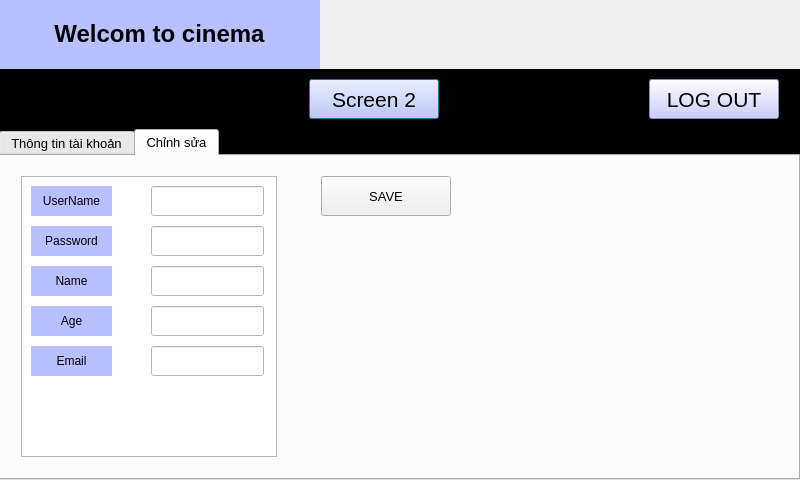
<?xml version="1.0" encoding="UTF-8"?>
<ui version="4.0">
 <class>info</class>
 <widget class="QDialog" name="info">
  <property name="geometry">
   <rect>
    <x>0</x>
    <y>0</y>
    <width>800</width>
    <height>480</height>
   </rect>
  </property>
  <property name="windowTitle">
   <string>Dialog</string>
  </property>
  <widget class="QStackedWidget" name="stackedWidget">
   <property name="geometry">
    <rect>
     <x>-1</x>
     <y>-1</y>
     <width>801</width>
     <height>481</height>
    </rect>
   </property>
   <property name="styleSheet">
    <string notr="true"/>
   </property>
   <property name="currentIndex">
    <number>0</number>
   </property>
   <widget class="QWidget" name="page">
    <widget class="QPushButton" name="pushButton_2">
     <property name="geometry">
      <rect>
       <x>310</x>
       <y>80</y>
       <width>130</width>
       <height>40</height>
      </rect>
     </property>
     <property name="font">
      <font>
       <pointsize>16</pointsize>
      </font>
     </property>
     <property name="styleSheet">
      <string notr="true">background: rgb(185, 192, 255);
color: black;</string>
     </property>
     <property name="text">
      <string>Screen 2</string>
     </property>
    </widget>
    <widget class="QLabel" name="label">
     <property name="geometry">
      <rect>
       <x>0</x>
       <y>0</y>
       <width>321</width>
       <height>70</height>
      </rect>
     </property>
     <property name="palette">
      <palette>
       <active>
        <colorrole role="WindowText">
         <brush brushstyle="SolidPattern">
          <color alpha="255">
           <red>0</red>
           <green>0</green>
           <blue>0</blue>
          </color>
         </brush>
        </colorrole>
        <colorrole role="Button">
         <brush brushstyle="SolidPattern">
          <color alpha="255">
           <red>185</red>
           <green>192</green>
           <blue>255</blue>
          </color>
         </brush>
        </colorrole>
        <colorrole role="Light">
         <brush brushstyle="SolidPattern">
          <color alpha="255">
           <red>0</red>
           <green>0</green>
           <blue>0</blue>
          </color>
         </brush>
        </colorrole>
        <colorrole role="Midlight">
         <brush brushstyle="SolidPattern">
          <color alpha="255">
           <red>0</red>
           <green>0</green>
           <blue>0</blue>
          </color>
         </brush>
        </colorrole>
        <colorrole role="Dark">
         <brush brushstyle="SolidPattern">
          <color alpha="255">
           <red>0</red>
           <green>0</green>
           <blue>0</blue>
          </color>
         </brush>
        </colorrole>
        <colorrole role="Mid">
         <brush brushstyle="SolidPattern">
          <color alpha="255">
           <red>0</red>
           <green>0</green>
           <blue>0</blue>
          </color>
         </brush>
        </colorrole>
        <colorrole role="Text">
         <brush brushstyle="SolidPattern">
          <color alpha="255">
           <red>0</red>
           <green>0</green>
           <blue>0</blue>
          </color>
         </brush>
        </colorrole>
        <colorrole role="BrightText">
         <brush brushstyle="SolidPattern">
          <color alpha="255">
           <red>255</red>
           <green>255</green>
           <blue>255</blue>
          </color>
         </brush>
        </colorrole>
        <colorrole role="ButtonText">
         <brush brushstyle="SolidPattern">
          <color alpha="255">
           <red>0</red>
           <green>0</green>
           <blue>0</blue>
          </color>
         </brush>
        </colorrole>
        <colorrole role="Base">
         <brush brushstyle="SolidPattern">
          <color alpha="255">
           <red>185</red>
           <green>192</green>
           <blue>255</blue>
          </color>
         </brush>
        </colorrole>
        <colorrole role="Window">
         <brush brushstyle="SolidPattern">
          <color alpha="255">
           <red>185</red>
           <green>192</green>
           <blue>255</blue>
          </color>
         </brush>
        </colorrole>
        <colorrole role="Shadow">
         <brush brushstyle="SolidPattern">
          <color alpha="255">
           <red>0</red>
           <green>0</green>
           <blue>0</blue>
          </color>
         </brush>
        </colorrole>
        <colorrole role="AlternateBase">
         <brush brushstyle="SolidPattern">
          <color alpha="255">
           <red>0</red>
           <green>0</green>
           <blue>0</blue>
          </color>
         </brush>
        </colorrole>
        <colorrole role="ToolTipBase">
         <brush brushstyle="SolidPattern">
          <color alpha="255">
           <red>255</red>
           <green>255</green>
           <blue>220</blue>
          </color>
         </brush>
        </colorrole>
        <colorrole role="ToolTipText">
         <brush brushstyle="SolidPattern">
          <color alpha="255">
           <red>0</red>
           <green>0</green>
           <blue>0</blue>
          </color>
         </brush>
        </colorrole>
        <colorrole role="PlaceholderText">
         <brush brushstyle="SolidPattern">
          <color alpha="128">
           <red>255</red>
           <green>255</green>
           <blue>255</blue>
          </color>
         </brush>
        </colorrole>
       </active>
       <inactive>
        <colorrole role="WindowText">
         <brush brushstyle="SolidPattern">
          <color alpha="255">
           <red>0</red>
           <green>0</green>
           <blue>0</blue>
          </color>
         </brush>
        </colorrole>
        <colorrole role="Button">
         <brush brushstyle="SolidPattern">
          <color alpha="255">
           <red>185</red>
           <green>192</green>
           <blue>255</blue>
          </color>
         </brush>
        </colorrole>
        <colorrole role="Light">
         <brush brushstyle="SolidPattern">
          <color alpha="255">
           <red>0</red>
           <green>0</green>
           <blue>0</blue>
          </color>
         </brush>
        </colorrole>
        <colorrole role="Midlight">
         <brush brushstyle="SolidPattern">
          <color alpha="255">
           <red>0</red>
           <green>0</green>
           <blue>0</blue>
          </color>
         </brush>
        </colorrole>
        <colorrole role="Dark">
         <brush brushstyle="SolidPattern">
          <color alpha="255">
           <red>0</red>
           <green>0</green>
           <blue>0</blue>
          </color>
         </brush>
        </colorrole>
        <colorrole role="Mid">
         <brush brushstyle="SolidPattern">
          <color alpha="255">
           <red>0</red>
           <green>0</green>
           <blue>0</blue>
          </color>
         </brush>
        </colorrole>
        <colorrole role="Text">
         <brush brushstyle="SolidPattern">
          <color alpha="255">
           <red>0</red>
           <green>0</green>
           <blue>0</blue>
          </color>
         </brush>
        </colorrole>
        <colorrole role="BrightText">
         <brush brushstyle="SolidPattern">
          <color alpha="255">
           <red>255</red>
           <green>255</green>
           <blue>255</blue>
          </color>
         </brush>
        </colorrole>
        <colorrole role="ButtonText">
         <brush brushstyle="SolidPattern">
          <color alpha="255">
           <red>0</red>
           <green>0</green>
           <blue>0</blue>
          </color>
         </brush>
        </colorrole>
        <colorrole role="Base">
         <brush brushstyle="SolidPattern">
          <color alpha="255">
           <red>185</red>
           <green>192</green>
           <blue>255</blue>
          </color>
         </brush>
        </colorrole>
        <colorrole role="Window">
         <brush brushstyle="SolidPattern">
          <color alpha="255">
           <red>185</red>
           <green>192</green>
           <blue>255</blue>
          </color>
         </brush>
        </colorrole>
        <colorrole role="Shadow">
         <brush brushstyle="SolidPattern">
          <color alpha="255">
           <red>0</red>
           <green>0</green>
           <blue>0</blue>
          </color>
         </brush>
        </colorrole>
        <colorrole role="AlternateBase">
         <brush brushstyle="SolidPattern">
          <color alpha="255">
           <red>0</red>
           <green>0</green>
           <blue>0</blue>
          </color>
         </brush>
        </colorrole>
        <colorrole role="ToolTipBase">
         <brush brushstyle="SolidPattern">
          <color alpha="255">
           <red>255</red>
           <green>255</green>
           <blue>220</blue>
          </color>
         </brush>
        </colorrole>
        <colorrole role="ToolTipText">
         <brush brushstyle="SolidPattern">
          <color alpha="255">
           <red>0</red>
           <green>0</green>
           <blue>0</blue>
          </color>
         </brush>
        </colorrole>
        <colorrole role="PlaceholderText">
         <brush brushstyle="SolidPattern">
          <color alpha="128">
           <red>255</red>
           <green>255</green>
           <blue>255</blue>
          </color>
         </brush>
        </colorrole>
       </inactive>
       <disabled>
        <colorrole role="WindowText">
         <brush brushstyle="SolidPattern">
          <color alpha="255">
           <red>0</red>
           <green>0</green>
           <blue>0</blue>
          </color>
         </brush>
        </colorrole>
        <colorrole role="Button">
         <brush brushstyle="SolidPattern">
          <color alpha="255">
           <red>185</red>
           <green>192</green>
           <blue>255</blue>
          </color>
         </brush>
        </colorrole>
        <colorrole role="Light">
         <brush brushstyle="SolidPattern">
          <color alpha="255">
           <red>0</red>
           <green>0</green>
           <blue>0</blue>
          </color>
         </brush>
        </colorrole>
        <colorrole role="Midlight">
         <brush brushstyle="SolidPattern">
          <color alpha="255">
           <red>0</red>
           <green>0</green>
           <blue>0</blue>
          </color>
         </brush>
        </colorrole>
        <colorrole role="Dark">
         <brush brushstyle="SolidPattern">
          <color alpha="255">
           <red>0</red>
           <green>0</green>
           <blue>0</blue>
          </color>
         </brush>
        </colorrole>
        <colorrole role="Mid">
         <brush brushstyle="SolidPattern">
          <color alpha="255">
           <red>0</red>
           <green>0</green>
           <blue>0</blue>
          </color>
         </brush>
        </colorrole>
        <colorrole role="Text">
         <brush brushstyle="SolidPattern">
          <color alpha="255">
           <red>0</red>
           <green>0</green>
           <blue>0</blue>
          </color>
         </brush>
        </colorrole>
        <colorrole role="BrightText">
         <brush brushstyle="SolidPattern">
          <color alpha="255">
           <red>255</red>
           <green>255</green>
           <blue>255</blue>
          </color>
         </brush>
        </colorrole>
        <colorrole role="ButtonText">
         <brush brushstyle="SolidPattern">
          <color alpha="255">
           <red>0</red>
           <green>0</green>
           <blue>0</blue>
          </color>
         </brush>
        </colorrole>
        <colorrole role="Base">
         <brush brushstyle="SolidPattern">
          <color alpha="255">
           <red>185</red>
           <green>192</green>
           <blue>255</blue>
          </color>
         </brush>
        </colorrole>
        <colorrole role="Window">
         <brush brushstyle="SolidPattern">
          <color alpha="255">
           <red>185</red>
           <green>192</green>
           <blue>255</blue>
          </color>
         </brush>
        </colorrole>
        <colorrole role="Shadow">
         <brush brushstyle="SolidPattern">
          <color alpha="255">
           <red>0</red>
           <green>0</green>
           <blue>0</blue>
          </color>
         </brush>
        </colorrole>
        <colorrole role="AlternateBase">
         <brush brushstyle="SolidPattern">
          <color alpha="255">
           <red>0</red>
           <green>0</green>
           <blue>0</blue>
          </color>
         </brush>
        </colorrole>
        <colorrole role="ToolTipBase">
         <brush brushstyle="SolidPattern">
          <color alpha="255">
           <red>255</red>
           <green>255</green>
           <blue>220</blue>
          </color>
         </brush>
        </colorrole>
        <colorrole role="ToolTipText">
         <brush brushstyle="SolidPattern">
          <color alpha="255">
           <red>0</red>
           <green>0</green>
           <blue>0</blue>
          </color>
         </brush>
        </colorrole>
        <colorrole role="PlaceholderText">
         <brush brushstyle="SolidPattern">
          <color alpha="128">
           <red>255</red>
           <green>255</green>
           <blue>255</blue>
          </color>
         </brush>
        </colorrole>
       </disabled>
      </palette>
     </property>
     <property name="font">
      <font>
       <pointsize>18</pointsize>
       <weight>75</weight>
       <bold>true</bold>
      </font>
     </property>
     <property name="autoFillBackground">
      <bool>false</bool>
     </property>
     <property name="styleSheet">
      <string notr="true">background: rgb(185, 192, 255);
color:black;

</string>
     </property>
     <property name="text">
      <string>Welcom to cinema</string>
     </property>
     <property name="alignment">
      <set>Qt::AlignCenter</set>
     </property>
    </widget>
    <widget class="QPushButton" name="btn_home">
     <property name="geometry">
      <rect>
       <x>650</x>
       <y>80</y>
       <width>130</width>
       <height>40</height>
      </rect>
     </property>
     <property name="font">
      <font>
       <pointsize>16</pointsize>
      </font>
     </property>
     <property name="styleSheet">
      <string notr="true">background: rgb(185, 192, 255);
color:black;</string>
     </property>
     <property name="text">
      <string>LOG OUT</string>
     </property>
     <property name="autoDefault">
      <bool>true</bool>
     </property>
     <property name="default">
      <bool>false</bool>
     </property>
    </widget>
    <widget class="QLabel" name="label_4">
     <property name="geometry">
      <rect>
       <x>0</x>
       <y>70</y>
       <width>801</width>
       <height>91</height>
      </rect>
     </property>
     <property name="styleSheet">
      <string notr="true">background:black;</string>
     </property>
     <property name="text">
      <string/>
     </property>
    </widget>
    <widget class="QLabel" name="lbl_bgd">
     <property name="geometry">
      <rect>
       <x>0</x>
       <y>0</y>
       <width>936</width>
       <height>481</height>
      </rect>
     </property>
     <property name="text">
      <string/>
     </property>
    </widget>
    <widget class="QTabWidget" name="tabWidget">
     <property name="geometry">
      <rect>
       <x>0</x>
       <y>130</y>
       <width>801</width>
       <height>351</height>
      </rect>
     </property>
     <property name="font">
      <font>
       <pointsize>10</pointsize>
      </font>
     </property>
     <property name="currentIndex">
      <number>1</number>
     </property>
     <widget class="QWidget" name="tab">
      <attribute name="title">
       <string>Thông tin tài khoản</string>
      </attribute>
      <widget class="QLabel" name="background_2">
       <property name="geometry">
        <rect>
         <x>0</x>
         <y>0</y>
         <width>791</width>
         <height>351</height>
        </rect>
       </property>
       <property name="text">
        <string/>
       </property>
      </widget>
     </widget>
     <widget class="QWidget" name="tab_2">
      <attribute name="title">
       <string>Chỉnh sửa</string>
      </attribute>
      <widget class="QLabel" name="background">
       <property name="geometry">
        <rect>
         <x>0</x>
         <y>0</y>
         <width>791</width>
         <height>351</height>
        </rect>
       </property>
       <property name="text">
        <string/>
       </property>
      </widget>
      <widget class="QPushButton" name="btn_save">
       <property name="geometry">
        <rect>
         <x>320</x>
         <y>20</y>
         <width>130</width>
         <height>40</height>
        </rect>
       </property>
       <property name="text">
        <string>SAVE</string>
       </property>
      </widget>
      <widget class="QLineEdit" name="txt_name">
       <property name="geometry">
        <rect>
         <x>150</x>
         <y>110</y>
         <width>113</width>
         <height>30</height>
        </rect>
       </property>
       <property name="styleSheet">
        <string notr="true">background:white;
color:black;</string>
       </property>
      </widget>
      <widget class="QLineEdit" name="txt_age">
       <property name="geometry">
        <rect>
         <x>150</x>
         <y>150</y>
         <width>113</width>
         <height>30</height>
        </rect>
       </property>
       <property name="styleSheet">
        <string notr="true">
background:white;
color:black;
</string>
       </property>
       <property name="echoMode">
        <enum>QLineEdit::Normal</enum>
       </property>
      </widget>
      <widget class="QLabel" name="lbl_age">
       <property name="geometry">
        <rect>
         <x>30</x>
         <y>150</y>
         <width>81</width>
         <height>30</height>
        </rect>
       </property>
       <property name="styleSheet">
        <string notr="true">background: rgb(185, 192, 255);
color:black;</string>
       </property>
       <property name="text">
        <string>Age</string>
       </property>
       <property name="alignment">
        <set>Qt::AlignCenter</set>
       </property>
      </widget>
      <widget class="QLabel" name="lbl_pass">
       <property name="geometry">
        <rect>
         <x>30</x>
         <y>70</y>
         <width>81</width>
         <height>30</height>
        </rect>
       </property>
       <property name="styleSheet">
        <string notr="true">background: rgb(185, 192, 255);
color:black;</string>
       </property>
       <property name="text">
        <string>Password</string>
       </property>
       <property name="alignment">
        <set>Qt::AlignCenter</set>
       </property>
      </widget>
      <widget class="QLabel" name="lbl_email">
       <property name="geometry">
        <rect>
         <x>30</x>
         <y>190</y>
         <width>81</width>
         <height>30</height>
        </rect>
       </property>
       <property name="styleSheet">
        <string notr="true">background: rgb(185, 192, 255);
color:black;</string>
       </property>
       <property name="text">
        <string>Email</string>
       </property>
       <property name="alignment">
        <set>Qt::AlignCenter</set>
       </property>
      </widget>
      <widget class="QLabel" name="lbl_username">
       <property name="geometry">
        <rect>
         <x>30</x>
         <y>30</y>
         <width>81</width>
         <height>30</height>
        </rect>
       </property>
       <property name="styleSheet">
        <string notr="true">background: rgb(185, 192, 255);
color:black;</string>
       </property>
       <property name="text">
        <string>UserName</string>
       </property>
       <property name="alignment">
        <set>Qt::AlignCenter</set>
       </property>
      </widget>
      <widget class="QLineEdit" name="txt_pass">
       <property name="geometry">
        <rect>
         <x>150</x>
         <y>70</y>
         <width>113</width>
         <height>30</height>
        </rect>
       </property>
       <property name="styleSheet">
        <string notr="true">
background:white;
color:black;
</string>
       </property>
       <property name="echoMode">
        <enum>QLineEdit::Normal</enum>
       </property>
      </widget>
      <widget class="QLineEdit" name="txt_email">
       <property name="geometry">
        <rect>
         <x>150</x>
         <y>190</y>
         <width>113</width>
         <height>30</height>
        </rect>
       </property>
       <property name="styleSheet">
        <string notr="true">
background:white;
color:black;
</string>
       </property>
       <property name="echoMode">
        <enum>QLineEdit::Normal</enum>
       </property>
      </widget>
      <widget class="QLabel" name="lbl_name">
       <property name="geometry">
        <rect>
         <x>30</x>
         <y>110</y>
         <width>81</width>
         <height>30</height>
        </rect>
       </property>
       <property name="autoFillBackground">
        <bool>false</bool>
       </property>
       <property name="styleSheet">
        <string notr="true">background: rgb(185, 192, 255);
color:black;</string>
       </property>
       <property name="text">
        <string>Name</string>
       </property>
       <property name="alignment">
        <set>Qt::AlignCenter</set>
       </property>
      </widget>
      <widget class="QLineEdit" name="txt_username">
       <property name="geometry">
        <rect>
         <x>150</x>
         <y>30</y>
         <width>113</width>
         <height>30</height>
        </rect>
       </property>
       <property name="styleSheet">
        <string notr="true">
background:white;
color:black;
</string>
       </property>
       <property name="echoMode">
        <enum>QLineEdit::Normal</enum>
       </property>
      </widget>
      <widget class="QListView" name="listView">
       <property name="geometry">
        <rect>
         <x>20</x>
         <y>20</y>
         <width>256</width>
         <height>281</height>
        </rect>
       </property>
      </widget>
      <zorder>background</zorder>
      <zorder>btn_save</zorder>
      <zorder>listView</zorder>
      <zorder>txt_username</zorder>
      <zorder>txt_pass</zorder>
      <zorder>lbl_name</zorder>
      <zorder>txt_email</zorder>
      <zorder>lbl_username</zorder>
      <zorder>lbl_pass</zorder>
      <zorder>lbl_age</zorder>
      <zorder>lbl_email</zorder>
      <zorder>txt_name</zorder>
      <zorder>txt_age</zorder>
     </widget>
    </widget>
    <zorder>lbl_bgd</zorder>
    <zorder>label_4</zorder>
    <zorder>label</zorder>
    <zorder>pushButton_2</zorder>
    <zorder>btn_home</zorder>
    <zorder>tabWidget</zorder>
   </widget>
  </widget>
 </widget>
 <resources/>
 <connections/>
</ui>
